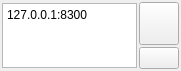
        <widget class="QWidget" name="page_3">
         <property name="geometry">
          <rect>
           <x>0</x>
           <y>0</y>
           <width>181</width>
           <height>71</height>
          </rect>
         </property>
         <attribute name="label">
          <string>TCP Connection</string>
         </attribute>
         <layout class="QVBoxLayout" name="verticalLayout_25">
          <property name="spacing">
           <number>2</number>
          </property>
          <property name="leftMargin">
           <number>2</number>
          </property>
          <property name="topMargin">
           <number>2</number>
          </property>
          <property name="rightMargin">
           <number>2</number>
          </property>
          <property name="bottomMargin">
           <number>2</number>
          </property>
          <item>
           <layout class="QGridLayout" name="gridLayout_8">
            <property name="spacing">
             <number>2</number>
            </property>
            <item row="0" column="1">
             <widget class="QPushButton" name="tcpConnectButton">
              <property name="enabled">
               <bool>true</bool>
              </property>
              <property name="sizePolicy">
               <sizepolicy hsizetype="Fixed" vsizetype="MinimumExpanding">
                <horstretch>0</horstretch>
                <verstretch>0</verstretch>
               </sizepolicy>
              </property>
              <property name="toolTip">
               <string>Connect</string>
              </property>
              <property name="text">
               <string/>
              </property>
              <property name="icon">
               <iconset resource="resources.qrc">
                <normaloff>:/models/Icons/Connected-96.png</normaloff>:/models/Icons/Connected-96.png</iconset>
              </property>
             </widget>
            </item>
            <item row="0" column="0" rowspan="2">
             <widget class="QPlainTextEdit" name="tcpConnEdit">
              <property name="maximumSize">
               <size>
                <width>145</width>
                <height>65</height>
               </size>
              </property>
              <property name="lineWrapMode">
               <enum>QPlainTextEdit::NoWrap</enum>
              </property>
              <property name="plainText">
               <string>127.0.0.1:8300</string>
              </property>
             </widget>
            </item>
            <item row="1" column="1">
             <widget class="QPushButton" name="tcpPingButton">
              <property name="sizePolicy">
               <sizepolicy hsizetype="Fixed" vsizetype="Fixed">
                <horstretch>0</horstretch>
                <verstretch>0</verstretch>
               </sizepolicy>
              </property>
              <property name="toolTip">
               <string>Ping</string>
              </property>
              <property name="text">
               <string/>
              </property>
              <property name="icon">
               <iconset resource="resources.qrc">
                <normaloff>:/models/Icons/Ping Pong-96.png</normaloff>:/models/Icons/Ping Pong-96.png</iconset>
              </property>
             </widget>
            </item>
           </layout>
          </item>
         </layout>
        </widget>
